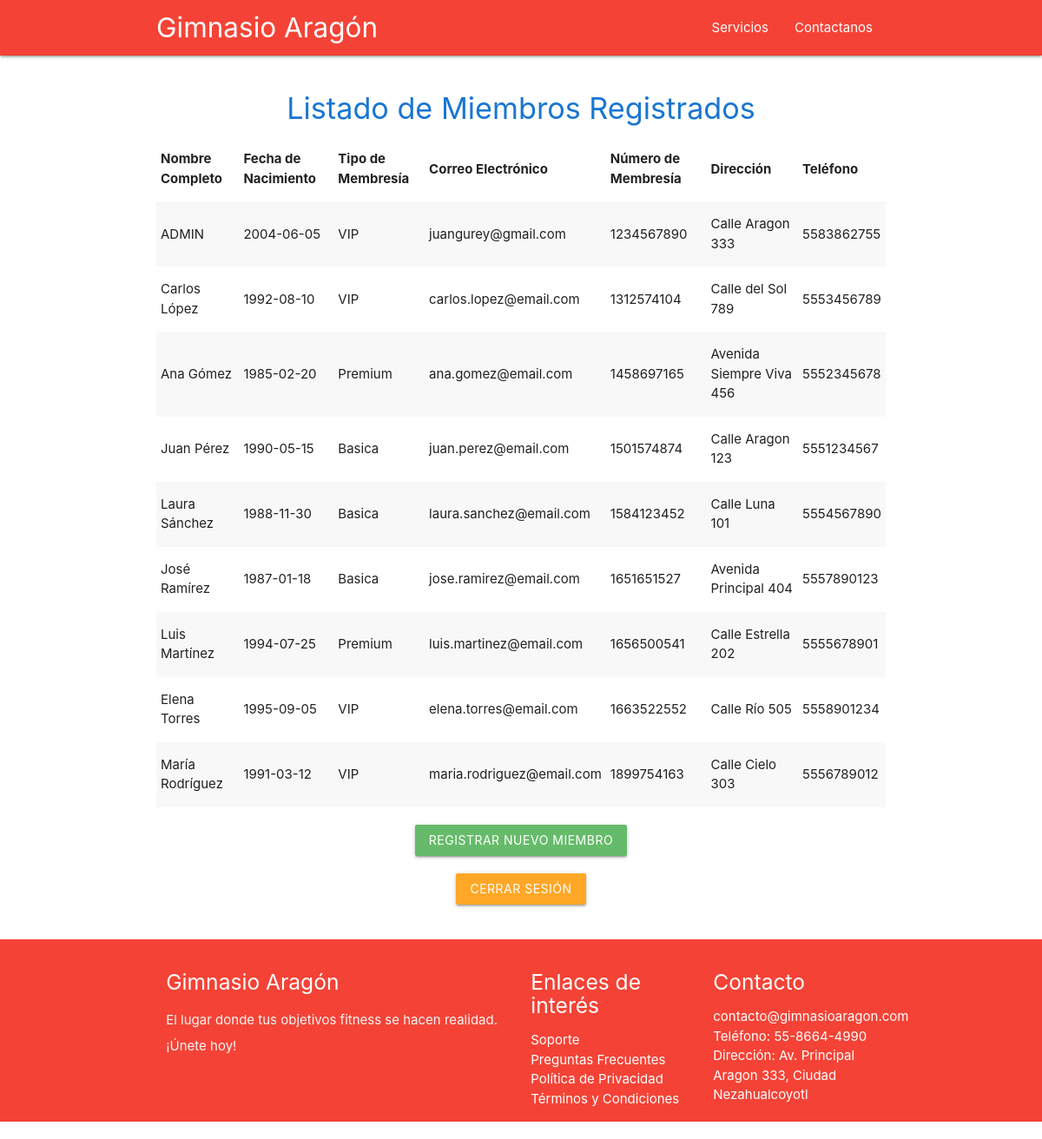
Screenshot of /verRegistros.php (signed in) with the database file from the repository.
### tables this page shows
CREATE TABLE `miembro`(
        `id_miembro` INT(10) NOT NULL,
        `nombre` TEXT NOT NULL,
        `direccion` TEXT NOT NULL,
        `telefono` VARCHAR(10) NOT NULL,
        `email` TEXT NOT NULL,
        `fecha_nacimiento` DATE NOT NULL,
        `fecha_registro` DATETIME NOT NULL DEFAULT CURRENT_TIMESTAMP,
        `tipo_membresia` VARCHAR(20) NOT NULL COMMENT 'Ejemplo: Basica, Premium, VIP',
        `estado_cuenta` VARCHAR(15) NOT NULL DEFAULT 'Activa' COMMENT 'Activa, Suspendida, Cancelada',
        `password` VARCHAR(20) NOT NULL,
        
        PRIMARY KEY (`id_miembro`)
);

### verRegistros.php (the view, shortened to what this page needs)
<?php include "./header.php"; ?>
<?php include "./Control/conexion.php";?>
<div class="container" style="margin-top: 20px;">
    <h4 class="center-align blue-text text-darken-2">Listado de Miembros Registrados</h4>
    <table class="striped">
        <thead>
            <tr>
                <th>Nombre Completo</th>
                <th>Fecha de Nacimiento</th>
                <th>Tipo de Membresía</th>
                <th>Correo Electrónico</th>
                <th>Número de Membresía</th>
                <th>Dirección</th>
                <th>Teléfono</th>
            </tr>
        </thead>
        <tbody>
            <?php
            $query = "SELECT nombre, fecha_nacimiento, tipo_membresia, email, id_miembro, direccion, telefono FROM miembro";
            $result = $conexion->query($query);
            if ($result->num_rows > 0) {
                while ($row = $result->fetch_assoc()) {
                    echo "<tr>
                            <td>{$row['nombre']}</td>
                            <td>{$row['fecha_nacimiento']}</td>
                            <td>{$row['tipo_membresia']}</td>
                            <td>{$row['email']}</td>
                            <td>{$row['id_miembro']}</td>
                            <td>{$row['direccion']}</td>
                            <td>{$row['telefono']}</td>
                          </tr>";
                }
            } else {
                echo "<tr><td colspan='7' class='center-align'>No hay miembros registrados.</td></tr>";
            }
            ?>
        </tbody>
    </table>
    <div class="center-align" style="margin-top: 20px;">
        <a href="Registro.php" class="btn waves-effect waves-light green lighten-1">Registrar Nuevo Miembro</a>
    </div>
    <div class='container center-align' style='margin-top: 20px;'>
        <a href='Control/exit.php' class='btn waves-effect waves-light orange lighten-1'>Cerrar Sesión</a>
    </div>
</div>
<?php include "./footer.php"; ?>

### rows the page displays
miembro: nombre "ADMIN", fecha_nacimiento "2004-06-05", tipo_membresia "VIP", email "juangurey@gmail.com", id_miembro "1234567890", direccion "Calle Aragon 333", telefono "5583862755"
miembro: nombre "Carlos López", fecha_nacimiento "1992-08-10", tipo_membresia "VIP", email "carlos.lopez@email.com", id_miembro "1312574104", direccion "Calle del Sol 789", telefono "5553456789"
miembro: nombre "Ana Gómez", fecha_nacimiento "1985-02-20", tipo_membresia "Premium", email "ana.gomez@email.com", id_miembro "1458697165", direccion "Avenida Siempre Viva 456", telefono "5552345678"
miembro: nombre "Juan Pérez", fecha_nacimiento "1990-05-15", tipo_membresia "Basica", email "juan.perez@email.com", id_miembro "1501574874", direccion "Calle Aragon 123", telefono "5551234567"
miembro: nombre "Laura Sánchez", fecha_nacimiento "1988-11-30", tipo_membresia "Basica", email "laura.sanchez@email.com", id_miembro "1584123452", direccion "Calle Luna 101", telefono "5554567890"
miembro: nombre "José Ramírez", fecha_nacimiento "1987-01-18", tipo_membresia "Basica", email "jose.ramirez@email.com", id_miembro "1651651527", direccion "Avenida Principal 404", telefono "5557890123"
miembro: nombre "Luis Martínez", fecha_nacimiento "1994-07-25", tipo_membresia "Premium", email "luis.martinez@email.com", id_miembro "1656500541", direccion "Calle Estrella 202", telefono "5555678901"
miembro: nombre "Elena Torres", fecha_nacimiento "1995-09-05", tipo_membresia "VIP", email "elena.torres@email.com", id_miembro "1663522552", direccion "Calle Río 505", telefono "5558901234"
miembro: nombre "María Rodríguez", fecha_nacimiento "1991-03-12", tipo_membresia "VIP", email "maria.rodriguez@email.com", id_miembro "1899754163", direccion "Calle Cielo 303", telefono "5556789012"
